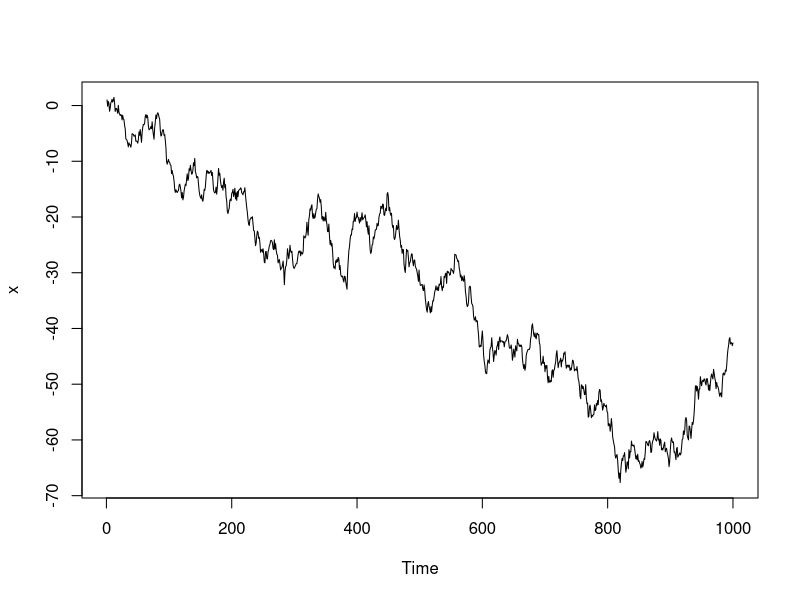
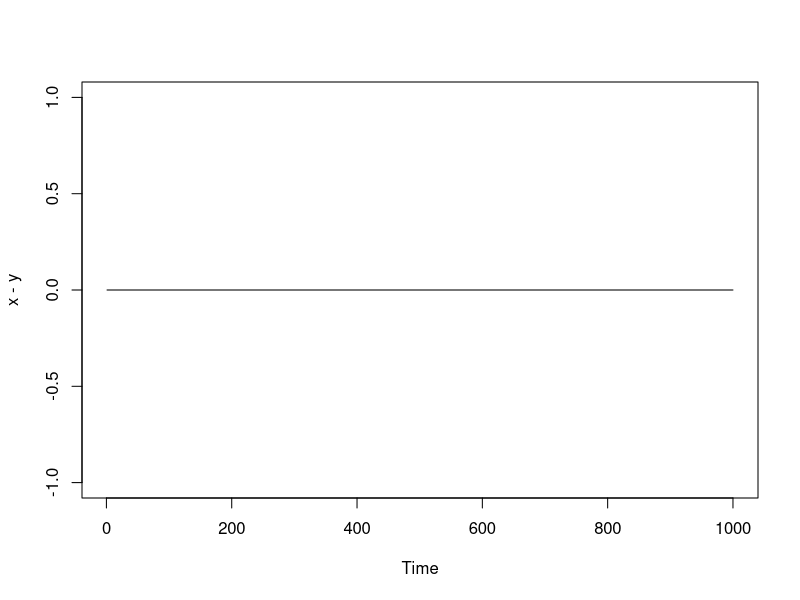

These charts were generated, in order, by the following R code:
n <- 1000
x0 <- 1 # 初期値
epsilon <- rnorm(n-1)
## for文によって生成する方法
x <- ts(double(n)) # tsオブジェクトを生成
x[1] <- x0
for(i in 2:n) x[i] <- x[i-1] + epsilon[i-1]
plot(x)
 
## 関数 diffinv を使う方法(こちらの方が速い)
y <- ts(diffinv(epsilon, xi = x0))
plot(x - y) # x と y は全く同じ系列
# 注： diffは階差(差分), diffinvはその逆関数(和分)である
(0:10)^2
diff((0:10)^2)
diffinv(diff((0:10)^2))
 